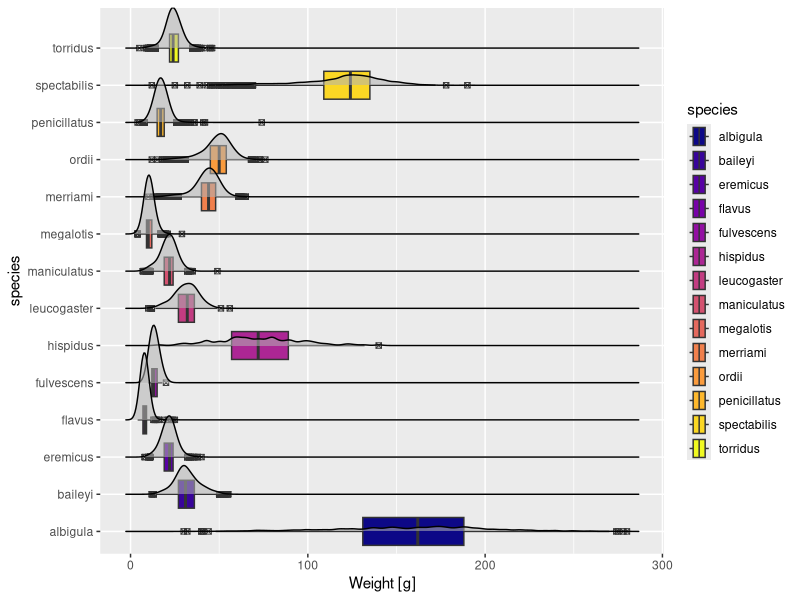
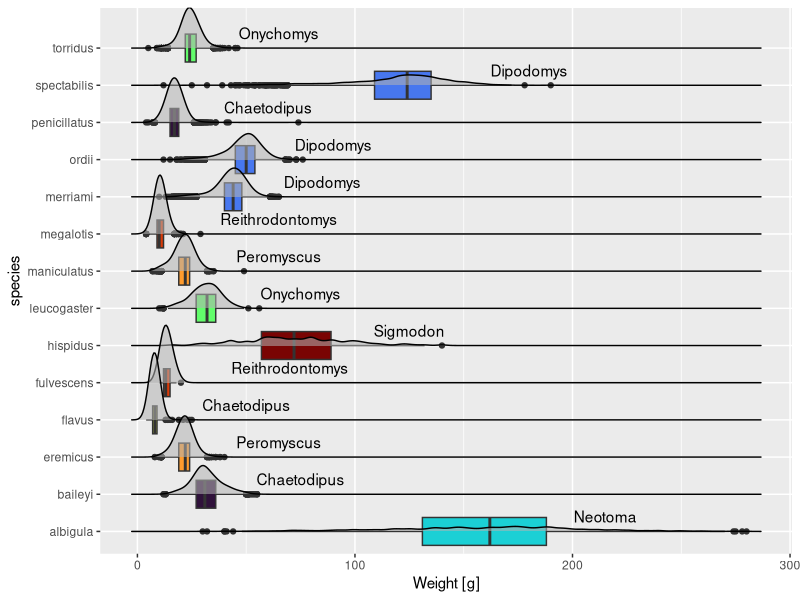

These charts were generated, in order, by the following R code:
## ---- chunk 1

library(here)
library(tidyverse)
library(viridis)
library(ggridges)

surveys <- read_csv(here("supporting_artifacts", "learning_targets", "datasets",
                         "surveys.csv"
                         )
                    )

## ---- chunk 2

ggplot(data = surveys, mapping = aes(y = species, x = weight)
       ) + 
  geom_boxplot(mapping = aes(fill = species), outlier.shape = 7, 
               ) +
  labs(x = "Weight [g]", legend = NULL) + 
  scale_colour_viridis_d(aesthetics = "fill", option = "C") + 
  geom_density_ridges(mapping = aes(alpha = 0.15), show.legend = FALSE)

## ---- chunk 3

ggplot(data = surveys, mapping = aes(y = species, x = weight)
       ) + 
  geom_boxplot(mapping = aes(fill = genus), show.legend = FALSE 
               ) +
  labs(x = "Weight [g]", legend = NULL) + 
  scale_colour_viridis_d(aesthetics = "fill", option = "H") + 
  geom_density_ridges(mapping = aes(alpha = 0.25), show.legend = FALSE) + 
  annotate("text", y = 1.4, x = 215, label = "Neotoma") + 
  annotate("text", y = 2.4, x = 75, label = "Chaetodipus") + 
  annotate("text", y = 3.4, x = 65, label = "Peromyscus") + 
  annotate("text", y = 4.4, x = 50, label = "Chaetodipus") + 
  annotate("text", y = 5.4, x = 70, label = "Reithrodontomys") + 
  annotate("text", y = 6.4, x = 125, label = "Sigmodon") + 
  annotate("text", y = 7.4, x = 75, label = "Onychomys") + 
  annotate("text", y = 8.4, x = 65, label = "Peromyscus") + 
  annotate("text", y = 9.4, x = 65, label = "Reithrodontomys") + 
  annotate("text", y = 10.4, x = 85, label = "Dipodomys") + 
  annotate("text", y = 11.4, x = 90, label = "Dipodomys") + 
  annotate("text", y = 12.4, x = 60, label = "Chaetodipus") + 
  annotate("text", y = 13.4, x = 180, label = "Dipodomys") + 
  annotate("text", y = 14.4, x = 65, label = "Onychomys")

